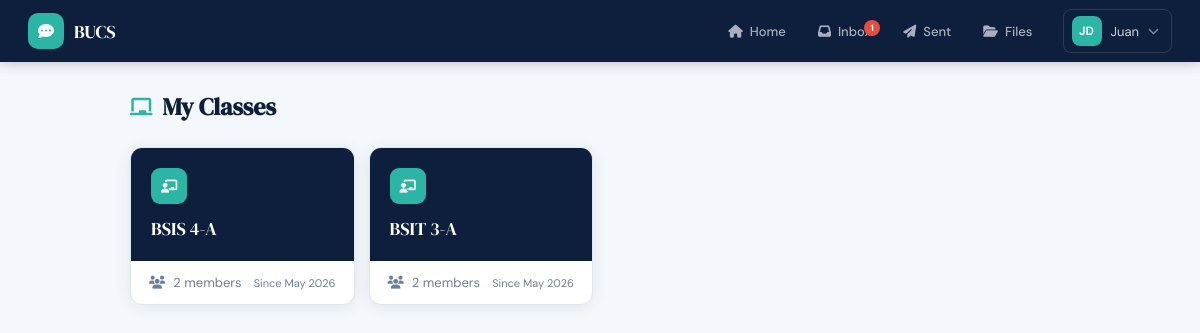
The app's page /classes.php (signed in) with its own data.
### tables this page shows
CREATE TABLE IF NOT EXISTS classes (
    class_id   INT AUTO_INCREMENT PRIMARY KEY,
    classname  VARCHAR(100) NOT NULL,
    created_at DATETIME     DEFAULT CURRENT_TIMESTAMP
);

### includes/config.php (called while the page is built, shortened)
<?php
function auth_guard() {
    return $_SESSION['user'];
}

### classes.php (the view, shortened to what this page needs)
<?php
require_once 'includes/config.php';
$me = auth_guard();
$db  = getDB();
$uid = $me['id_no'];
$classes = $db->query("
    SELECT c.*, COUNT(uc2.id_no) member_count
    FROM classes c
    JOIN user_classes uc  ON c.class_id = uc.class_id  AND uc.id_no='$uid'
    LEFT JOIN user_classes uc2 ON c.class_id = uc2.class_id
    GROUP BY c.class_id ORDER BY c.classname");
include 'includes/head.php';
include 'includes/navbar.php';
?>
<div class="page-wrap">
  <div class="page-head">
    <h1 class="page-title"><i class="fa fa-chalkboard"></i> My Classes</h1>
  </div>
  <?php if ($classes->num_rows === 0): ?>
    <div class="card">
      <div class="empty-state"><i class="fa fa-chalkboard"></i><p>You are not enrolled in any class yet.</p></div>
    </div>
  <?php else: ?>
    <div class="class-grid">
      <?php while ($cl = $classes->fetch_assoc()): ?>
        <div class="class-card">
          <div class="class-card-top">
            <div class="avatar avatar-md" style="background:var(--teal);color:#fff;margin-bottom:12px">
              <i class="fa fa-chalkboard-user"></i>
            </div>
            <div class="serif" style="font-size:18px;color:#fff"><?= htmlspecialchars($cl['classname']) ?></div>
          </div>
          <div class="class-card-body">
            <i class="fa fa-users text-muted"></i>
            <span><?= $cl['member_count'] ?> member<?= $cl['member_count'] != 1 ? 's' : '' ?></span>
            <span class="text-muted text-xs" style="margin-left:auto">
              Since <?= date('M Y', strtotime($cl['created_at'])) ?>
            </span>
          </div>
        </div>
      <?php endwhile; ?>
    </div>
  <?php endif; ?>
</div>
</body>
</html>

### assets/css/style.css (style rules this page uses)
*, *::before, *::after { box-sizing: border-box; margin: 0; padding: 0; }
:root { --navy: #0d1f3c; --blue: #1a3a6b; --teal: #2ab5a5; --teal-dk: #1a9d8e; --teal-lt: #e1f5f3; --text: #0d1f3c; --muted: #6b7f9a; --border: #dde6f0; --bg: #f4f7fb; --white: #ffffff; --error: #e74c3c; --success: #27ae60; --warn: #f39c12; --nav-h: 62px; --radius: 12px; --shadow: 0 2px 16px rgba(13,31,60,.08); --shadow-lg: 0 6px 32px rgba(13,31,60,.14); }
html { font-size: 14px; scroll-behavior: smooth; }
body { font-family: 'DM Sans', sans-serif; background: var(--bg); color: var(--text); min-height: 100vh; }
.page-wrap { max-width: 980px; margin: 0 auto; padding: 28px 20px 48px; }
.page-head { display: flex; align-items: center; justify-content: space-between; margin-bottom: 24px; gap: 12px; flex-wrap: wrap; }
.page-title { font-family: 'DM Serif Display', serif; font-size: 24px; color: var(--navy); display: flex; align-items: center; gap: 10px; }
.page-title i { color: var(--teal); font-size: 20px; }
.avatar { border-radius: 9px; display: grid; place-items: center; font-weight: 700; flex-shrink: 0; font-size: 12px; }
.avatar-md { width: 36px; height: 36px; font-size: 13px; }
.class-grid { display: grid; grid-template-columns: repeat(auto-fill, minmax(220px, 1fr)); gap: 14px; }
.class-card { border-radius: var(--radius); overflow: hidden; border: 1px solid var(--border); box-shadow: var(--shadow); background: var(--white); }
.class-card-top { background: var(--navy); padding: 20px; }
.class-card-body { padding: 13px 18px; display: flex; align-items: center; gap: 8px; font-size: 13px; color: var(--muted); }
.text-muted { color: var(--muted); }
.text-xs { font-size: 11px; }
.serif { font-family: 'DM Serif Display', serif; }

### records on screen
classes: classname "BSIS 4-A", member_count "2", created_at "May 2026"
classes: classname "BSIT 3-A", member_count "2", created_at "May 2026"

### other values on screen
$unread "1"
substr($me['fname'], 0, 1) . substr($me['lname'], 0, 1) "JD"
$me['fname'] "Juan"
